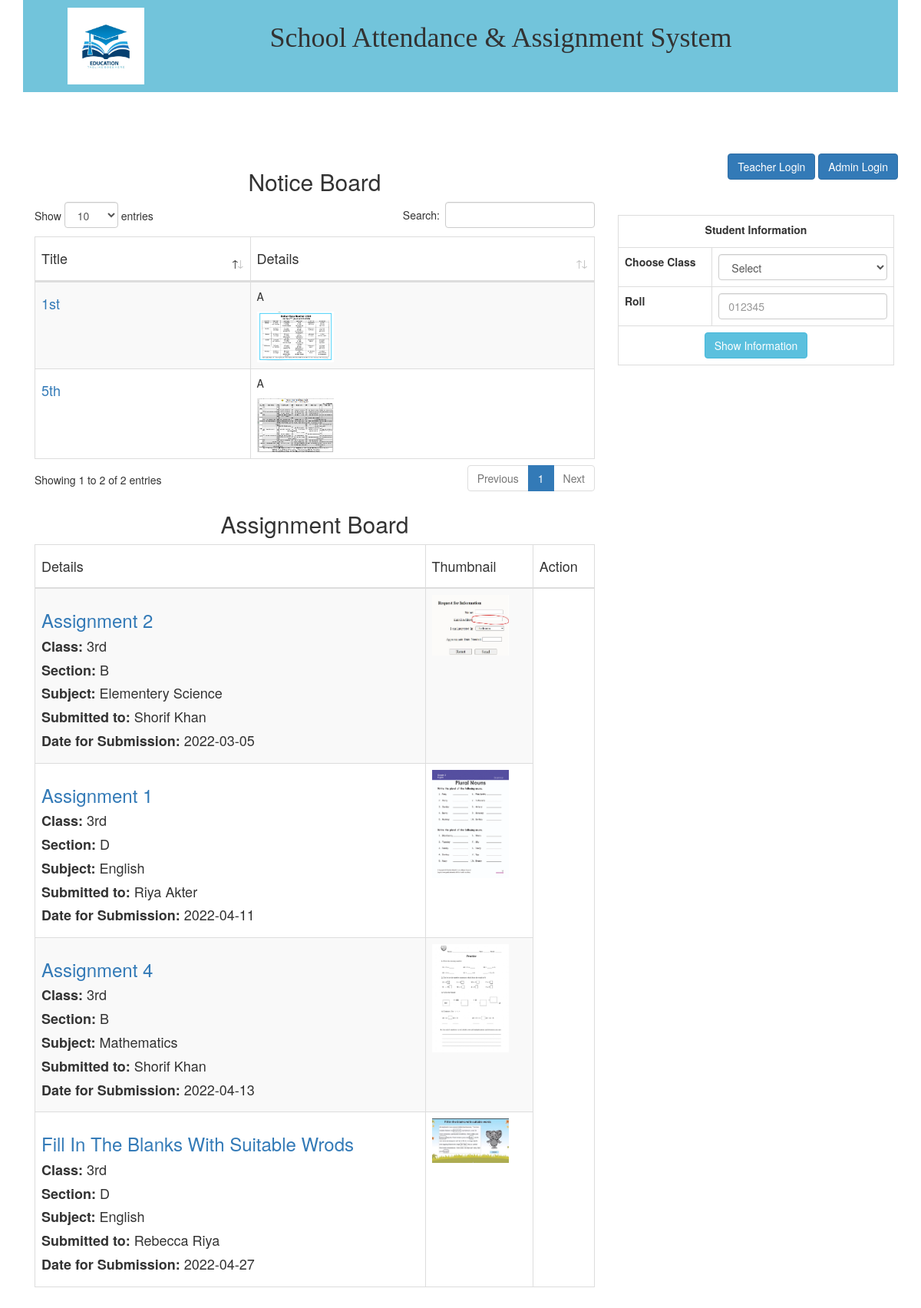
The page / on the database its author committed.
### tables this page shows
CREATE TABLE `notice` (
  `nid` int(11) NOT NULL,
  `title` varchar(100) NOT NULL,
  `detail` varchar(500) NOT NULL,
  `picture` varchar(500) NOT NULL
);

CREATE TABLE `assignment` (
  `aid` int(100) NOT NULL,
  `date_submission` date NOT NULL,
  `submit_to` varchar(100) NOT NULL,
  `asn_no` varchar(200) NOT NULL,
  `ques` varchar(300) NOT NULL,
  `asubject` varchar(50) NOT NULL,
  `class` varchar(100) NOT NULL,
  `section` varchar(100) NOT NULL
);

### index.php (the view, shortened to what this page needs)
<!DOCTYPE html>
<html lang="en">
  <head>
    <link href="css/bootstrap.min.css" rel="stylesheet">
	<link href="css/dataTables.bootstrap4.min.css" rel="stylesheet">
  </head>
  <body>
    <div class="container">
	<?php include 'header.php';?>
	<a class="btn btn-primary pull-right" href="admin/login.php">Admin Login</a>
	<a class="btn btn-primary pull-right" href="admin/teacher_login.php">Teacher Login</a>
			<div class="col-sm-8">
			<h2 class="text-center">Notice Board</h2>
			<div class="table-responsive">
				<table id="posts" class="table table-hover table-bordered table-striped">
					<thead>
						<tr>
							<td><h4>Title</h4></td>
							<td><h4>Details</h4></td>
						</tr>
					</thead>
					<tbody>
					<?php
			$db_sinfo=mysqli_query($link,"SELECT * FROM `notice`");
			while($row = mysqli_fetch_assoc($db_sinfo)) { ?>
					<tr>
						<td><h4><a href="admin/notice/<?php echo $row["picture"]; ?>"><?php echo ucwords($row["title"]); ?></a></h4></td>
						<td> <p><?php echo ucwords($row["detail"]); ?></p>
						<a href="view_routine.php?page=<?php echo $row["picture"]; ?>"><image src="admin/notice/<?php echo $row["picture"]; ?>" alt="avater"></image></a>
						</td>
					</tr>
			<?php } ?>
					</tbody>
				</table>
				</div>
			</div>
<br /><br /> <br /><br />
<div class="row">
			<div class="col-sm-4">
				<form action="" method="POST">
		<table class="table table-bordered">
			<tr>
				<td class="text-center" colspan="2"><label>Student Information</label></td>
			</tr>
			<tr>
				<td><label for="choose"> Choose Class</label></td>
				<td>
					<select class="form-control" name="choose" id="choose" required>
					<option value="">Select</option>
					</select>
				</td>
			</tr>
			<tr>
				<td><label for="roll">Roll</label></td>
				<td><input class="form-control" type="text" name="roll" placeholder="012345" pattern=[0-9]{6} /></td>
			</tr>
			<tr>
				<td class="text-center" colspan="2"><input class='btn btn-info' type="submit" value="Show Information" name="show_info" /></td>
			</tr>
		</table>
	</form>
			</div>
		<?php
		require_once './admin/dbcon.php';
		?>
		</div>
<div class="col-sm-8">
			<h2 class="text-center">Assignment Board</h2>
			<div class="table-responsive">
				<table id="posts" class="table table-hover table-bordered table-striped">
					<thead>
						<tr>
							<td><h4>Details</h4></td>
							<td><h4>Thumbnail</h4></td>
							<td><h4>Action</h4></td>
						</tr>
					</thead>
					<tbody>
					<?php
			$db_sinfo=mysqli_query($link,"SELECT * FROM `assignment`");
			while($row = mysqli_fetch_assoc($db_sinfo)) { ?>
					<tr>
						<td>
						<h3><a href="assignment_detail.php?id=<?php echo $row["aid"]; ?>"><?php echo ucwords($row["asn_no"]); ?></a></h3>
						<h4><strong>Class: </strong><?php echo $row["class"]; ?></h4>
						<h4><strong>Section: </strong><?php echo ucwords($row["section"]); ?></h4>
						<h4><strong>Subject: </strong><?php echo $row["asubject"]; ?></h4>
						<h4><strong>Submitted to: </strong><?php echo $sto=ucwords($row["submit_to"]); ?></h4>
						<h4><strong>Date for Submission: </strong><?php echo $row["date_submission"]; ?></h4>
						</td>
						<td> <image src="admin/uploads/<?php echo $row["ques"]; ?>" alt="avater"></image> </td>
					</tr>
			<?php } ?>
					</tbody>
				</table>
				</div>
			</div>
	</div>
	<br /><br />
  </body>
</html>

### header.php (shortened to what this page needs)
<div id="content">
	<div class="banner col-md-12 ">
		<div class="logo col-sm-2 pull-left text-center">
			<a href="index.php"><img src="admin/images/school logo.jpg" alt="" /> </a>
		</div>
		<div class="row col-sm-10"><h1 class="text-center">School Attendance & Assignment System</h1>
		</div>
	</div>
</div>

### index.php (style rules this page uses)
.container { min-height:100px; }
img { width:100px; }
.pull-right { margin-left:4px; }

### header.php (style rules this page uses)
#content { width:100%; min-height:200px; }
.banner { background-color: #72c4db; min-height:100px; }
.logo { padding: 10px; }
.row h1 { font-family: "Times New Roman", Times, serif; padding: 10px; margin-right: 50px; }

### rows shown on the page
notice: title "5th", detail "A", picture (picture)
notice: title "1st", detail "A", picture (picture)
assignment: asn_no "Assignment 2", class "3rd", section "B", asubject "Elementery Science", submit_to "Shorif Khan", date_submission "2022-03-05", ques (picture)
assignment: asn_no "Assignment 1", class "3rd", section "D", asubject "English", submit_to "Riya Akter", date_submission "2022-04-11", ques (picture)
assignment: asn_no "Assignment 4", class "3rd", section "B", asubject "Mathematics", submit_to "Shorif Khan", date_submission "2022-04-13", ques (picture)
assignment: asn_no "Fill In The Blanks With Suitable Wrods", class "3rd", section "D", asubject "English", submit_to "Rebecca Riya", date_submission "2022-04-27", ques (placeholder picture)
